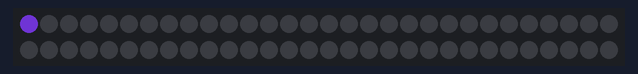
The program below on a simulated ESP32 board running MicroPython. Shown: 60 RGB LEDs in strip order, left to right, continuing on the next row. Dim RGB values are drawn brighter than linear; random numbers come from a fixed seed.

Above: at 0.15 s.
At 5.41 s:
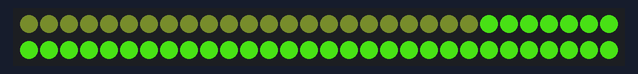
At 10.06 s:
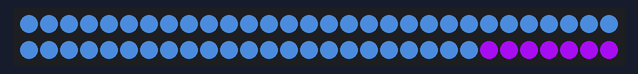
At 19.96 s:
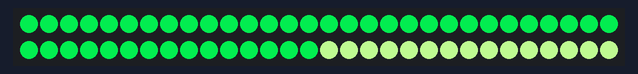
At 29.87 s:
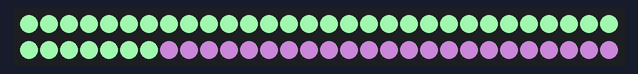
At 39.77 s:
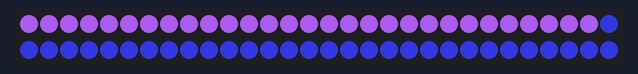

The program:

demo6_ws281x_main.py
```python
from machine import Pin
from time import sleep
from neopixel import NeoPixel
from random import randint


DIN = Pin(2, Pin.OUT)

NUMBER_OF_LED = 60

np = NeoPixel(DIN, NUMBER_OF_LED)

while True:
    r = randint(0, 255)
    g = randint(0, 255)
    b = randint(0, 255)

    for i in range(60):
        np[i] = (r,g,b)
        np.write()
        sleep(0.01)
```
